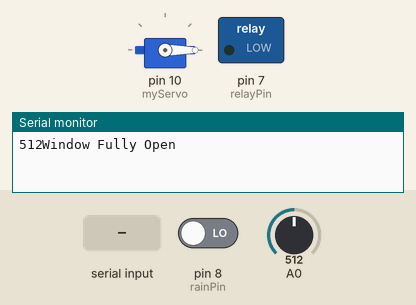
Simulated run of this sketch. Board: Arduino Uno, built with avr-gcc and run on an emulated ATmega328P. Shown: servo, switched loads named in the sketch (green lamp = pin HIGH), the last lines printed to the serial monitor. The test bench sets the inputs (shaded band); at power-on: pin 8 (rainPin) LOW, A0 = 512.

Above: at 1.2 s.
1.3 s: pin 8 (rainPin) driven HIGH
At 2.4 s:
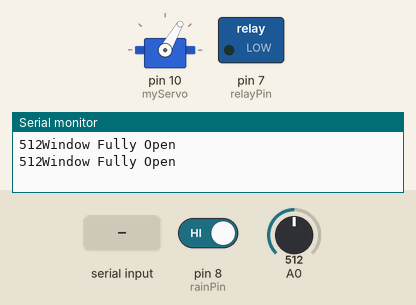
3.5 s: A0 set to 368
5.2 s: A0 set to 341
At 6.7 s:
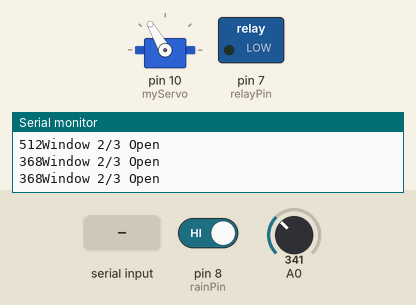
7.5 s: "1" received over Serial
At 8.3 s:
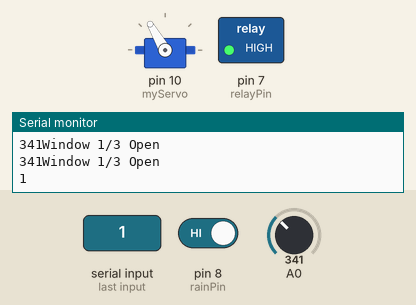
9.5 s: A0 set to 292
11.2 s: A0 set to 266
At 12.6 s:
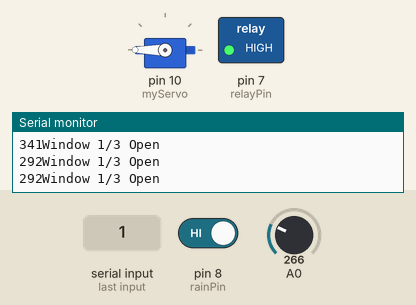
Timing chart, 0 to 14.2 s (numbered marks = the images above; inputs shaded):
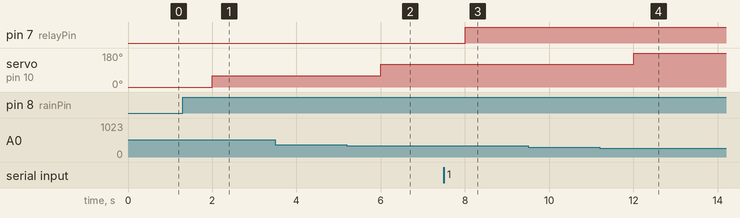

Measured:
- the behaviour switches between 351 and 350 on A0 (found by bisection; images 1 and 2)
- the behaviour switches between 276 and 275 on A0 (found by bisection; images 3 and 4)
- after the input at 1.3 s, servo on pin 10 (myServo): 0° → 60° after 0.70 s
- after the input at 5.2 s, servo on pin 10 (myServo): 60° → 120° after 0.80 s
- after the input at 7.5 s, pin 7 (relayPin): LOW → HIGH after 0.50 s
- after the input at 11.2 s, servo on pin 10 (myServo): 120° → 180° after 0.81 s

The sketch:

rain_window_sensor.ino
```cpp
#include <Servo.h>

//Servo init
Servo myServo;

//Variables that will change
int rainValue = 0;
int rain = 0;
char incomingByte;
String rainOutput;

//constants
const int rainPin = 8;
const int relayPin = 7;

void setup() {
  // put your setup code here, to run once:
  Serial.begin(9600);

  //Setup servo that would control the window and connect it to pin 10
  myServo.attach(10);

  pinMode(rainPin, INPUT);
  pinMode(relayPin, OUTPUT);
}

void loop() {
  // put your main code here, to run repeatedly:
  rainValue = analogRead(A0);
  rain = digitalRead(rainPin);

  //Code that reads serial sent from edge server and depending on input,
  //turns the relay that controls the fan either on or off
  if (Serial.available() > 0) {
    incomingByte = Serial.read();
    //Output incoming serial byte (for testing)
    Serial.println(incomingByte);
    if (incomingByte == '1') {
      //Turn fan relay on
      digitalWrite(relayPin, HIGH);
    } else {
      //Turn relay fan off
      digitalWrite(relayPin, LOW);
    }

  }

  //No rain
  if (rainValue > 550 || rain == 0) {
    myServo.write(0);
    rainOutput = rainValue;
    delay(1000);
    Serial.println(rainOutput  + "Window Fully Open");
  }

  //rain == 1 means it is raining (just a digital signal)
  //All the following Serial.println go the edge server and then are sent to the
  //ThingsBoard via MQTT
  if (rain == 1) {
    //Light rain
    if (rainValue <= 550 && rainValue > 350) {
      myServo.write(60);
      rainOutput = rainValue;
      delay(1000);
      Serial.println(rainOutput  + "Window 2/3 Open");
    }
    //Medium rain
    if (rainValue <= 350 && rainValue > 275) {
      myServo.write(120);
      rainOutput = rainValue;
      delay(1000);
      Serial.println(rainOutput  + "Window 1/3 Open");
    }
    //Heavy Rain
    if (rainValue <= 275) {
      myServo.write(180);
      rainOutput = rainValue;
      delay(1000);
      Serial.println(rainOutput  + "Window Closed");
    }
  }
}
```
